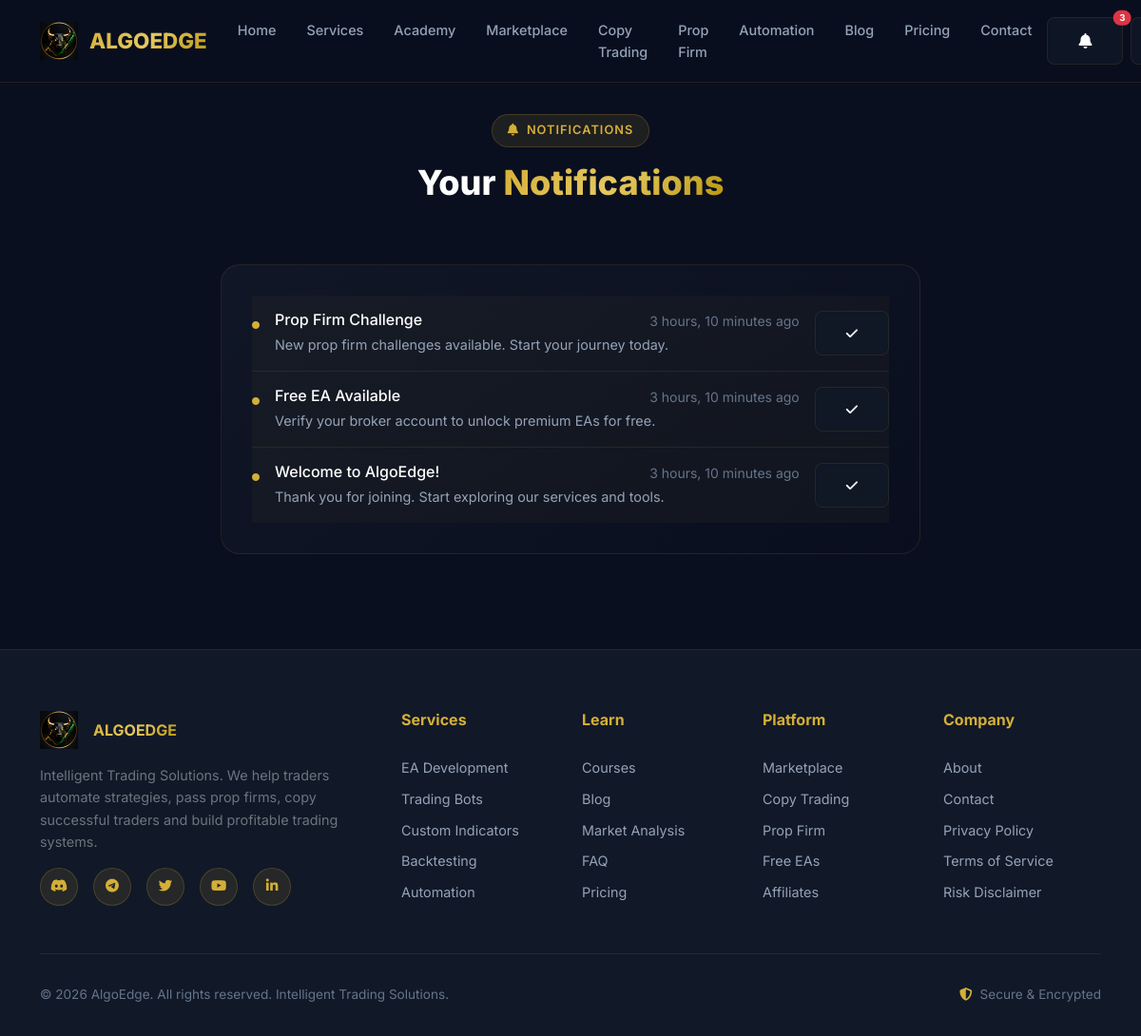
The app's page /notifications/ (signed in) with its own data.
### alerts/models.py (models this page shows, shortened)
class Notification(models.Model):
    NOTIFICATION_TYPES = [
        ('info', 'Information'),
        ('success', 'Success'),
        ('warning', 'Warning'),
        ('error', 'Error'),
        ('payment', 'Payment'),
        ('course', 'Course'),
        ('product', 'Product'),
        ('project', 'Project'),
        ('propfirm', 'Prop Firm'),
        ('copytrade', 'Copy Trade'),
        ('broker', 'Broker'),
        ('affiliate', 'Affiliate'),
    ]
    user = models.ForeignKey(User, on_delete=models.CASCADE, related_name='notifications')
    title = models.CharField(max_length=200)
    message = models.TextField()
    notification_type = models.CharField(max_length=20, choices=NOTIFICATION_TYPES, default='info')
    link = models.CharField(max_length=500, blank=True)
    is_read = models.BooleanField(default=False)
    created_at = models.DateTimeField(auto_now_add=True)
    class Meta:
        ordering = ['-created_at']
        indexes = [
            models.Index(fields=['user', 'is_read']),
        ]

### alerts/views.py (the view)
# urls.py: path('', views.NotificationListView.as_view(), name='notifications'),
class NotificationListView(LoginRequiredMixin, ListView):
    model = Notification
    template_name = 'alerts/notifications.html'
    context_object_name = 'notifications'
    paginate_by = 20
    def get_queryset(self):
        return Notification.objects.filter(user=self.request.user)

### algoedge/context_processors.py (called while the page is built)
def site_settings(request):
    return {
        'site_name': settings.SITE_NAME,
        'site_url': settings.SITE_URL,
        'discord_link': settings.DISCORD_INVITE_LINK,
        'telegram_link': settings.TELEGRAM_INVITE_LINK,
        'broker_affiliate_link': settings.BROKER_AFFILIATE_LINK,
        'stripe_public_key': settings.STRIPE_PUBLIC_KEY,
        'og_image_default': settings.STATIC_URL + 'logos/og-image.png',
    }

def notification_count(request):
    if request.user.is_authenticated:
        count = Notification.objects.filter(user=request.user, is_read=False).count()
        return {'unread_notifications': count}
    return {'unread_notifications': 0}

### templates/alerts/notifications.html (shortened to what this page needs)
{% extends 'base.html' %}
{% load static %}
{% block content %}
<section class="section-padding" style="padding-top:120px;">
    <div class="container">
        <div class="section-header" data-aos="fade-up">
            <div class="section-tag"><i class="fas fa-bell"></i> Notifications</div>
            <h2 class="section-title">Your <span class="text-gradient">Notifications</span></h2>
        </div>
        <div class="row justify-content-center">
            <div class="col-lg-8">
                <div class="card-glass" data-aos="fade-up">
                    {% for n in notifications %}
                    <div class="d-flex align-items-start gap-3 py-3 {% if not forloop.last %}border-bottom{% endif %}" style="border-color:var(--glass-border)!important;{% if not n.is_read %}background:rgba(212,175,55,0.03);{% endif %}">
                        <div>
                            <i class="fas fa-circle" style="font-size:0.5rem;color:{% if n.is_read %}var(--text-muted){% else %}var(--accent-gold){% endif %};margin-top:8px;"></i>
                        </div>
                        <div class="flex-grow-1">
                            <div class="d-flex justify-content-between">
                                <h6 class="mb-1">{{ n.title }}</h6>
                                <small style="color:var(--text-muted);">{{ n.created_at|timesince }} ago</small>
                            </div>
                            <p style="color:var(--text-secondary);font-size:0.9rem;margin:0;">{{ n.message }}</p>
                        </div>
                        {% if not n.is_read %}
                        <form method="post" action="{% url 'alerts:mark_read' pk=n.pk %}">
                            <button type="submit" class="btn btn-sm btn-glass"><i class="fas fa-check"></i></button>
                        </form>
                        {% endif %}
                    </div>
                    {% empty %}
                    <div class="text-center py-4" style="color:var(--text-muted);">
                        <i class="fas fa-bell-slash" style="font-size:2rem;margin-bottom:1rem;"></i>
                        <p>No notifications yet.</p>
                    </div>
                    {% endfor %}
                </div>
            </div>
        </div>
    </div>
</section>
{% endblock %}

### static/css/style.css (style rules this page uses)
:root { --primary: #0A0F1F; --secondary: #111827; --accent-gold: #D4AF37; --accent-gold-light: #E5C85F; --accent-gold-dark: #B8960F; --success: #00C853; --success-dark: #009624; --text-primary: #FFFFFF; --text-secondary: #94A3B8; --text-muted: #64748B; --border-color: rgba(212, 175, 55, 0.15); --glass-bg: rgba(17, 24, 39, 0.8); --glass-border: rgba(212, 175, 55, 0.1); --card-bg: rgba(17, 24, 39, 0.9); --gradient-primary: linear-gradient(135deg, #0A0F1F 0%, #111827 50%, #0A0F1F 100%); --gradient-gold: linear-gradient(135deg, #D4AF37 0%, #E5C85F 50%, #B8960F 100%); --gradient-card: linear-gradient(145deg, rgba(17, 24, 39, 0.95), rgba(10, 15, 31, 0.95)); --shadow-glow: 0 0 30px rgba(212, 175, 55, 0.1); --shadow-card: 0 8px 32px rgba(0, 0, 0, 0.3); --radius-sm: 8px; --radius-md: 12px; --radius-lg: 20px; --radius-xl: 24px; --font-primary: 'Inter', -apple-system, BlinkMacSystemFont, sans-serif; --font-mono: 'JetBrains Mono', monospace; --transition: all 0.3s cubic-bezier(0.4, 0, 0.2, 1); }
* { margin: 0; padding: 0; box-sizing: border-box; }
body { font-family: var(--font-primary); background: var(--primary); color: var(--text-primary); overflow-x: hidden; line-height: 1.6; }
.text-gradient { background: var(--gradient-gold); -webkit-background-clip: text; -webkit-text-fill-color: transparent; background-clip: text; }
.btn-glass { background: var(--glass-bg); backdrop-filter: blur(10px); border: 1px solid var(--glass-border); color: var(--text-primary); padding: 0.75rem 2rem; border-radius: var(--radius-sm); transition: var(--transition); text-decoration: none; }
.section-padding { padding: 100px 0; }
.section-title { font-size: clamp(1.75rem, 3vw, 2.5rem); font-weight: 800; margin-bottom: 1rem; }
.section-header { text-align: center; margin-bottom: 4rem; }
.section-tag { display: inline-flex; align-items: center; gap: 8px; background: rgba(212, 175, 55, 0.1); border: 1px solid rgba(212, 175, 55, 0.2); padding: 0.4rem 1rem; border-radius: 50px; font-size: 0.8rem; color: var(--accent-gold); margin-bottom: 1rem; text-transform: uppercase; letter-spacing: 1px; font-weight: 600; }
.card-glass { background: var(--gradient-card); border: 1px solid var(--glass-border); border-radius: var(--radius-lg); padding: 2rem; transition: var(--transition); position: relative; overflow: hidden; }
.card-glass::before { content: ''; position: absolute; top: 0; left: 0; right: 0; height: 2px; background: var(--gradient-gold); opacity: 0; transition: var(--transition); }
.card-glass p { color: var(--text-secondary); font-size: 0.9rem; margin: 0; }

### records on screen
Notification: is_read False (drawn), title "Prop Firm Challenge", created_at "3 hours, 10 minutes", message "New prop firm challenges available. Start your journey today."
Notification: is_read False (drawn), title "Free EA Available", created_at "3 hours, 10 minutes", message "Verify your broker account to unlock premium EAs for free."
Notification: is_read False (drawn), title "Welcome to AlgoEdge!", created_at "3 hours, 10 minutes", message "Thank you for joining. Start exploring our services and tools."

### other values on screen
{{ unread_notifications }} "3"
